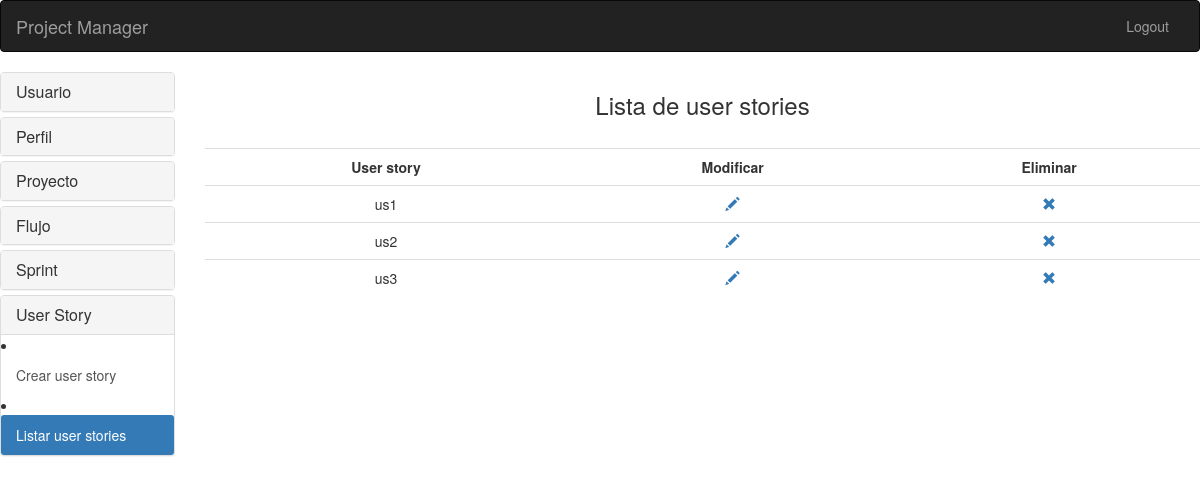
The app's page /userstory/listar_userstories/, older data.
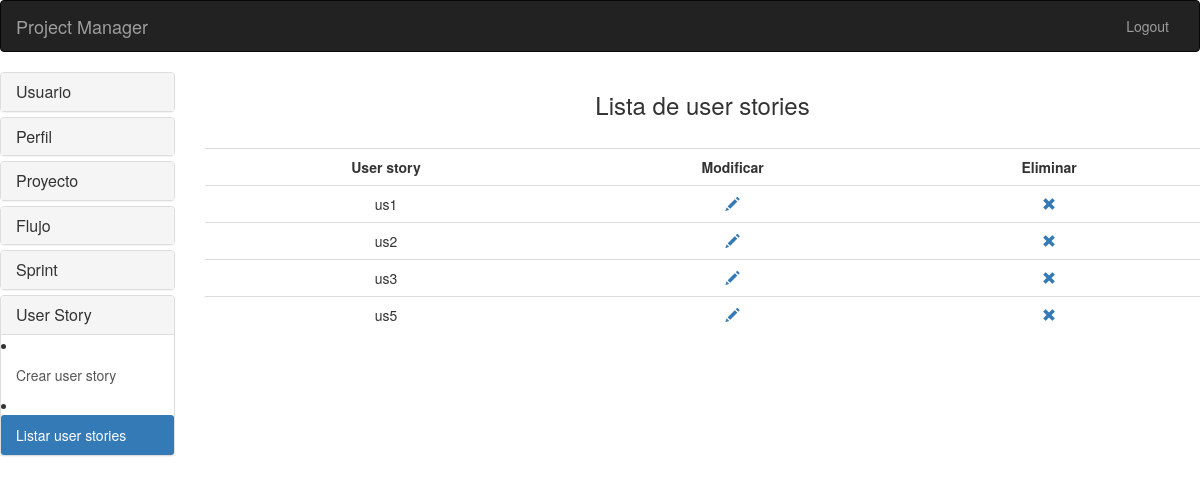
The same page, newer data.
### apps/userstory/models.py (models this page shows, shortened)
class UserStory(models.Model):
	ESTADOS = (
		('Todo', 'To do'),
		('Doing', 'Doing'),
		('Done', 'Done'),
		)
	PRIORIDADES = (
		('Baja', 'Baja'),
		('Media', 'Media'),
		('Alta', 'Alta'),
		)
	nombre = models.CharField(max_length=200)
	proyecto = models.ForeignKey(Proyecto)
	sprint = models.ForeignKey(Sprint, null=True)
	flujo = models.ForeignKey(Flujo, null=True)
	actividad = models.ForeignKey(Actividad)
	desarrollador = models.ForeignKey(User, null=True)
	estado = models.CharField(max_length=200, choices=ESTADOS)
	prioridad = models.CharField(max_length=200, choices=PRIORIDADES, null=True)

### apps/userstory/views.py (the view)
def listar_userstories(request):
    lista_userstories = UserStory.objects.all()
    context = {'lista_userstories':lista_userstories}
    return render(request, 'userstory/listar_userstories.html', context)

### templates/userstory/listar_userstories.html (shortened to what this page needs)
<!DOCTYPE html>
<html lang="en">
  <head>
    <link href="{{ STATIC_URL }}/bootstrap-3.3.4-dist/css/bootstrap.min.css" rel="stylesheet">
  </head>
  <body>
<nav class="navbar navbar-inverse">
  <div class="container-fluid">
    <div class="navbar-header">
      <a class="navbar-brand" href="{% url 'inicio:menu' %}">Project Manager</a>
    </div>
    <div class="pull-right">
      <ul class="nav navbar-nav">
        <li><a href="{% url 'inicio:salir' %}">Logout</a></li>
      </ul>
    </div>
  </div>
</nav>
 <div class="row">
    <div class="col-sm-2">
  <div class="panel-group" id="accordion" role="tablist" aria-multiselectable="true">
  <div class="panel panel-default">
    <div class="panel-heading" role="tab" id="headingOne">
      <h4 class="panel-title">
        <a data-toggle="collapse" data-parent="#accordion" href="#collapseOne" aria-expanded="true" aria-controls="collapseOne">
          Usuario
        </a>
      </h4>
    </div>
  </div>
  <div class="panel panel-default">
    <div class="panel-heading" role="tab" id="headingTwo">
      <h4 class="panel-title">
        <a class="collapsed" data-toggle="collapse" data-parent="#accordion" href="#collapseTwo" aria-expanded="false" aria-controls="collapseTwo">
          Perfil
        </a>
      </h4>
    </div>
  </div>
  <div class="panel panel-default">
    <div class="panel-heading" role="tab" id="headingThree">
      <h4 class="panel-title">
        <a class="collapsed" data-toggle="collapse" data-parent="#accordion" href="#collapseThree" aria-expanded="false" aria-controls="collapseThree">
          Proyecto
        </a>
      </h4>
    </div>
  </div>
  <div class="panel panel-default">
    <div class="panel-heading" role="tab" id="headingThree">
      <h4 class="panel-title">
        <a class="collapsed" data-toggle="collapse" data-parent="#accordion" href="#cuatro" aria-expanded="false" aria-controls="cuatro">
          Flujo
        </a>
      </h4>
    </div>
  </div>
  <div class="panel panel-default">
    <div class="panel-heading" role="tab" id="headingThree">
      <h4 class="panel-title">
        <a class="collapsed" data-toggle="collapse" data-parent="#accordion" href="#cinco" aria-expanded="false" aria-controls="cinco">
          Sprint
        </a>
      </h4>
    </div>
  </div>
  <div class="panel panel-default">
    <div class="panel-heading" role="tab" id="headingThree">
      <h4 class="panel-title">
        <a class="collapsed" data-toggle="collapse" data-parent="#accordion" href="#seis" aria-expanded="false" aria-controls="seis">
          User Story
        </a>
      </h4>
    </div>
    <div id="seis" class="panel-collapse collapse in" role="tabpanel" aria-labelledby="headingThree">
      <div class="list-group">
        <li><a href="{% url 'userstory:crear_userstory' %}" class="list-group-item">Crear user story</a></li>
        <li><a href="{% url 'userstory:listar_userstories' %}" class="list-group-item active">Listar user stories</a></li>
      </div>
    </div>
  </div>
</div>
</div>
<div class="col-sm-10">
	<h3 align="center"> Lista de user stories </h3></br>
	<table class="table text-center">
		<tr class="text-center">
			<td><b>User story</b></td>
			<td><b>Modificar</b></td>
			<td><b>Eliminar</b></td>
		</tr>
		{% for userstory in lista_userstories %}
		<tr>
			<td>{{ userstory.nombre }}</td>
			<td><a href="{% url 'userstory:modificar_userstory' userstory.id %}"><span class="glyphicon glyphicon-pencil"></span></a></td>
			<td><a href="{% url 'userstory:eliminar_userstory' userstory.id %}"
					onClick="return confirm('Desea eliminar el userstory: {{userstory.nombre}}?')"><span class="glyphicon glyphicon-remove"></span></a>
			</td>
		</tr>
		{% endfor %}
	</table>
</div>
  </div>
  </body>
</html>

Row changes from the older to the newer data that the page shows:
added UserStory: nombre "us5"
